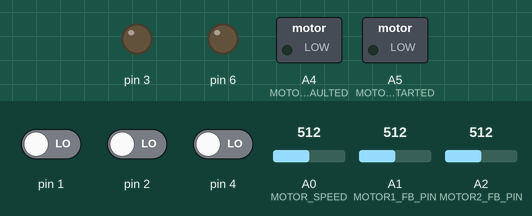
Bench run of a sketch on a simulated Arduino Uno, built with avr-gcc and run on an emulated ATmega328P. On the bench: switched loads named in the sketch (green lamp = pin HIGH), output pins drawn as LEDs (lit = HIGH). The test bench sets the inputs (shaded band); at power-on: pin 1 LOW, A0 (MOTOR_SPEED) = 512, pin 2 LOW, A1 (MOTOR1_FB_PIN) = 512, pin 4 LOW, A2 (MOTOR2_FB_PIN) = 512.

Above: at 1.2 s.
1.3 s: pin 1 driven HIGH
At 2.5 s:
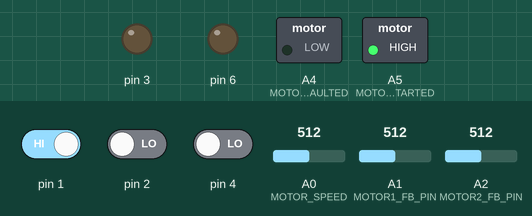
2.8 s: A0 (MOTOR_SPEED) set to 716
At 3.7 s:
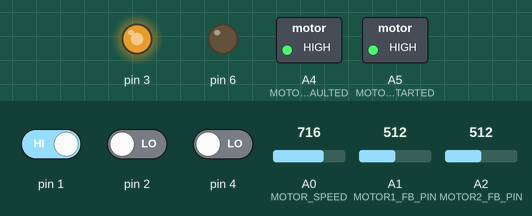
4.3 s: pin 2 driven HIGH
At 4.9 s:
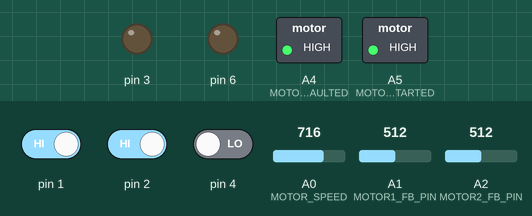
5.8 s: A1 (MOTOR1_FB_PIN) set to 0
At 7.0 s:
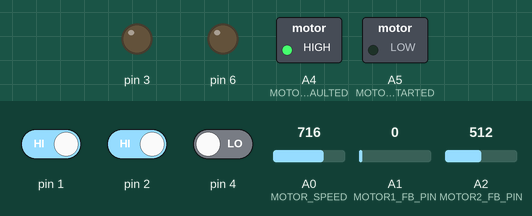
7.3 s: pin 2 driven LOW
At 8.4 s:
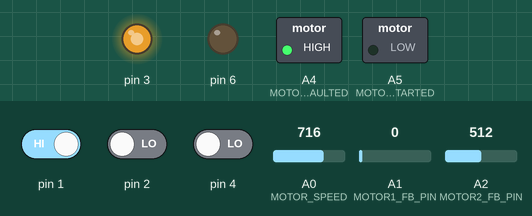
8.8 s: pin 4 driven HIGH
At 9.5 s:
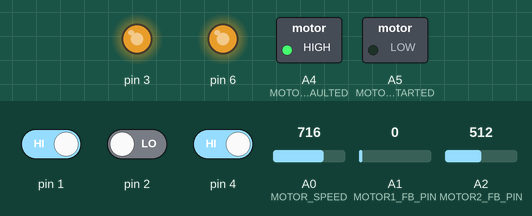
Timing chart, 0 to 11.3 s (numbered marks = the images above; inputs shaded):
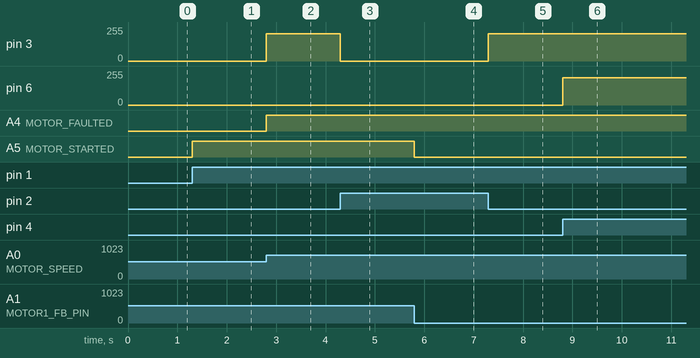

Measured:
- after the input at 1.3 s, A5 (MOTOR_STARTED): LOW → HIGH at once
- after the input at 2.8 s, pin 3: 0/255 → 204/255 at once; A4 (MOTOR_FAULTED): LOW → HIGH at once
- after the input at 4.3 s, pin 3: 204/255 → 0/255 at once
- after the input at 5.8 s, A5 (MOTOR_STARTED): HIGH → LOW at once
- after the input at 7.3 s, pin 3: 0/255 → 204/255 at once
- after the input at 8.8 s, pin 6: 0/255 → 204/255 at once

The sketch:

Project2.ino
```cpp
#include "Motor_pins.hpp"
#include "Motor.hpp"
#include "Control.hpp"

//! INSTANCES

Control control;
Motor motor_derecho(1, 0, 10, 10);
Motor motor_izquierdo(2, 0, 10, 10);

void setup()
{

    //! PIN MODES
    pinMode(MOTOR_START_PIN, INPUT);
    pinMode(MOTOR_STOP_PIN, INPUT);
    pinMode(MOTOR_SELECTION, INPUT);
    pinMode(MOTOR1_PWM_PIN, OUTPUT);
    pinMode(MOTOR2_PWM_PIN, OUTPUT);
    pinMode(MOTOR_STARTED, OUTPUT);
    pinMode(MOTOR_FAULTED, OUTPUT);

    //! INITS
    control._init();
    motor_derecho._init();
    motor_izquierdo._init();
}

//! FUNCTIONS

void motor_controller(Control selected_control, Motor selected_motor)
{
    if (selected_control.motorselected() == selected_motor.motor_selected())
    {
        if (selected_control.startstate())
        {
            selected_motor.speed_set(selected_control.analoginputstate());
            selected_motor.start_motor();

        }
        if (selected_control.stopstate())
        {
            selected_motor.stop_motor();
        }

    }

    if (selected_motor.faulted())
    {
        digitalWrite(MOTOR_FAULTED, HIGH);
    }

    if (selected_motor.started())
    {
        digitalWrite(MOTOR_STARTED, HIGH);
    }

    if (selected_motor.stopped())
    {
        digitalWrite(MOTOR_STARTED, LOW);
    }


}


void loop()
{
    control.motor_selection();
    control.start_button_pressed();
    control.stop_button_pressed();
    control.read_analog_input();

    motor_controller(control,motor_derecho);
    motor_controller(control,motor_izquierdo);
}
```

Control.cpp
```cpp
#include "Control.hpp"
#include "Motor_pins.hpp"
#include <Arduino.h>

//! GLOBALS

bool switch_change;
bool switch_past_state = 0;

Control::Control()
{
}

//! METHODS

void Control::_init()
{
    _motor = 0;
}

void Control::motor_selection()
{
    switch_change = digitalRead(MOTOR_SELECTION);
    if (switch_past_state != switch_change)
    {
        Control::_startstate = false;
        Control::_stopstate = false;
        switch_past_state = switch_change;
    }

    if (digitalRead(MOTOR_SELECTION) == 0)
    {
        _motor = 1;
    }
    else
    {
        _motor = 2;
    }
    return;
}

void Control::start_button_pressed()
{
    if (digitalRead(MOTOR_START_PIN) == true && digitalRead(MOTOR_STOP_PIN) == false)
    {
        Control::_startstate = true;
        Control::_stopstate = false;
    }
    return;
}

void Control::stop_button_pressed()
{
    if (digitalRead(MOTOR_STOP_PIN) == true)
    {
        Control::_stopstate = true;
        Control::_startstate = false;
    }
}

int Control::read_analog_input()
{
    _analoginput = analogRead(MOTOR_SPEED);
    return _analoginput;
}

// Getters

bool Control::startstate()
{
    return _startstate;
}

bool Control::stopstate()
{
    return _stopstate;
}

int Control::analoginputstate()
{
    return _analoginput;
}

int Control::motorselected()
{
    return _motor;
}
```

Control.hpp
```cpp
#ifndef Control_h
#define Control_h
#include "Arduino.h"

class Control
{
private:
    bool _startstate;
    bool _stopstate;
    int _motor;
    int _analoginput;

public:
    Control();
    void _init();
    void motor_selection();
    void start_button_pressed();
    void stop_button_pressed();
    int read_analog_input();
    bool startstate();
    bool stopstate();
    int analoginputstate();
    int motorselected();
};

#endif
```

Motor.cpp
```cpp
#include "Motor.hpp"
#include "Motor_pins.hpp"
#include <Arduino.h>

//! GLOBALS

int speed_pin = 0;
int speed_fb_pin = 0;
bool faulted = 0;

Motor::Motor(int motor, int speed, int accel_ramp, int decel_ramp)
    : _motor(motor), _speed(speed), _accel_ramp(accel_ramp), _decel_ramp(decel_ramp)
{
}

// !METHODS
// Init
void Motor::_init()
{
    _started = false;
    _stopped = false;
    _faulted = false;
    _atspeed = false;
}
// Start Motor

void Motor::start_motor()
{
Motor:
    motor_selection();

    if (_started != true)
    {
        int j = 0;
        int failure_time = 0;

        analogWrite(speed_pin, _speed);

        do
        {
            do
            {
                j++;
            } while (j <= _accel_ramp);

            if (analogRead(speed_fb_pin) == _speed)
            {
                _started = true;
                return;
            }
            failure_time++;

        } while (failure_time <= 10);
        _started = false;
        _faulted = true;
    }
    return;
}

// Stop Motor

void Motor::stop_motor()

{
Motor:
    motor_selection();

    if (_stopped != true)
    {
        int j = 0;
        int failure_time = 0;

        analogWrite(speed_pin, 0);

        do
        {
            do
            {
                j++;
            } while (j <= _decel_ramp);

            if (analogRead(speed_fb_pin) == 0)
            {
                _stopped = true;
                return;
            }
            failure_time++;

        } while (failure_time <= 10);
        _stopped = false;
        _faulted = true;
    }
    return;
}

// Motor selection

void Motor::motor_selection()
{
    switch (_motor)
    {
    case 1:
        speed_pin = MOTOR1_PWM_PIN;
        speed_fb_pin = MOTOR1_FB_PIN;
        break;
    case 2:
        speed_pin = MOTOR2_PWM_PIN;
        speed_fb_pin = MOTOR2_FB_PIN;
        break;
    default:
        break;
    }
    return;
}

// Setters and Getters

int Motor::speed_set(int x)
{
    _speed = x;
}
int Motor::accel_ramp_set(int x)
{
    _accel_ramp = x;
}
int Motor::decel_ramp_set(int x)
{
    _accel_ramp = x;
}
bool Motor::started()
{
    return _started;
}
bool Motor::stopped()
{
    return _stopped;
}
bool Motor::faulted()
{
    return _faulted;
}
bool Motor::at_speed()
{
    return _atspeed;
}
int Motor::motor_speed()
{
    return (analogRead(speed_fb_pin));
}
int Motor::motor_selected()
{
    return (_motor);
}
```

Motor.hpp
```cpp
#ifndef Motor_h
#define Motor_h
#include "Arduino.h"

class Motor
{
private:
    bool _started;
    bool _stopped;
    bool _faulted;
    bool _atspeed;

    // *User Inputs
    int _motor;
    int _speed;
    int _accel_ramp;
    int _decel_ramp;

public:
    Motor(int motor, int speed, int accel_ramp, int decel_ramp);
    bool started();
    bool stopped();
    bool faulted();
    bool at_speed();
    void _init();
    void start_motor();
    void stop_motor();
    void motor_selection();
    int speed_set(int x);
    int accel_ramp_set(int x);
    int decel_ramp_set(int x);
    int motor_speed();
    int motor_selected();
};

#endif
```

Motor_pins.hpp
```cpp
#ifndef Pins_Motor_h
#define Pins_Motor_h


#define MOTOR_START_PIN PIN1
#define MOTOR_STOP_PIN PIN2
#define MOTOR_SPEED A0
#define MOTOR_SELECTION PIN4

#define MOTOR1_PWM_PIN PIN3
#define MOTOR1_FB_PIN A1

#define MOTOR2_PWM_PIN PIN6
#define MOTOR2_FB_PIN A2

#define MOTOR_STARTED A5
#define MOTOR_FAULTED A4

#endif
```
